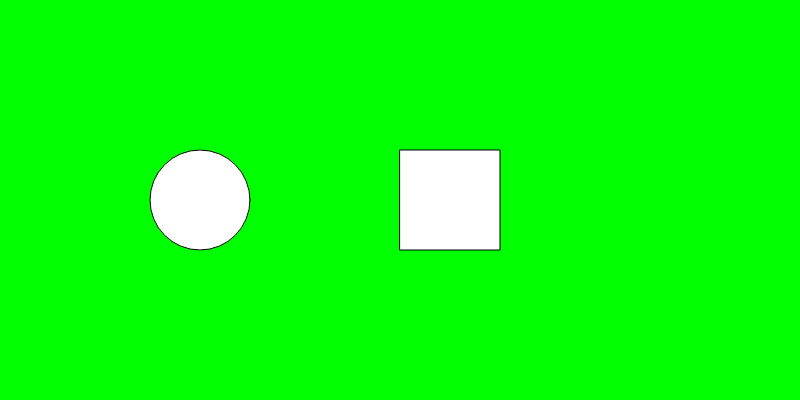
Frame 1 (no input)
Frame 60 (no input): identical to frame 1, image omitted
Frame 120 (the mouse pressed at the canvas centre since frame 60): identical to frame 1, image omitted

The p5.js sketch that drew this single still picture (run headless with seeded random() and noise() and a simulated clock; from frame 60 on, the mouse is pressed at the canvas centre):

// p5.js sketch
// ── sketch.js
function setup() {
  createCanvas(800, 400);
}

function draw() {
  background("lime");
 
  circle(200, 200, 100);
  square(400, 150, 100);
}
